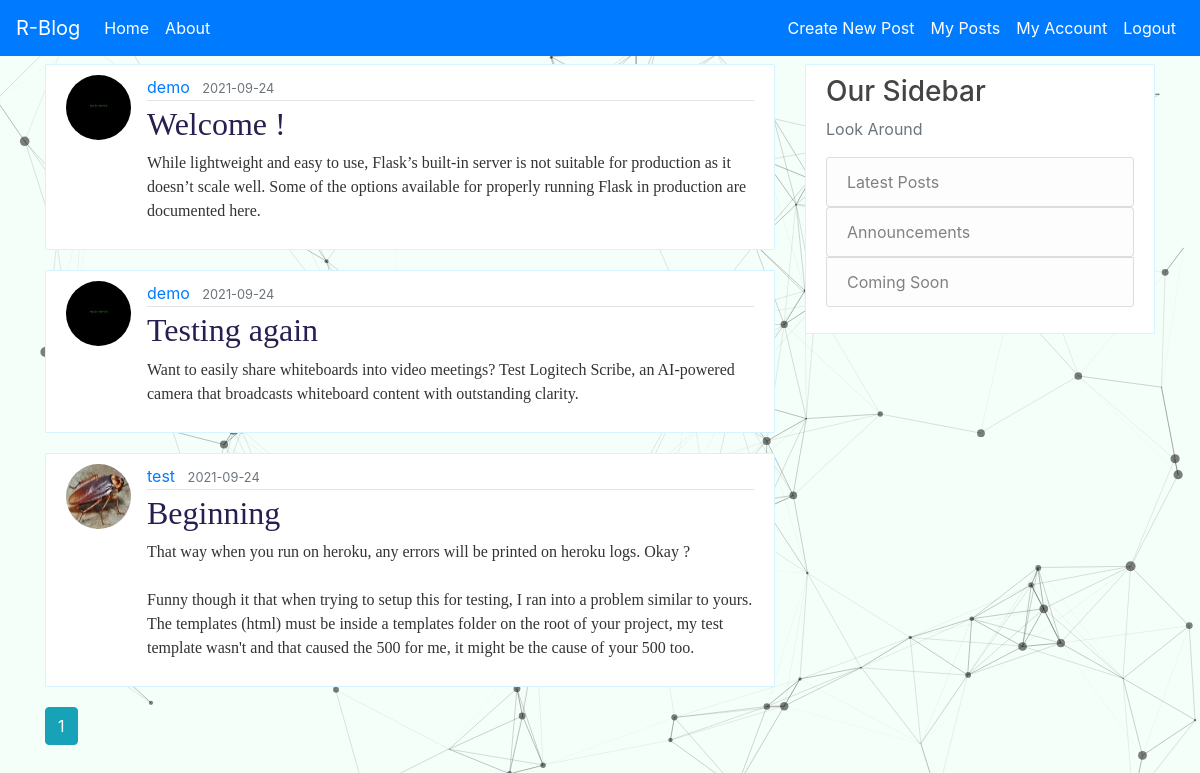
The app's page /home (signed in) with its own data.
### flaskblog/models.py (models this page shows, shortened)
class Post(db.Model):
    id = db.Column(db.Integer, primary_key=True)
    title = db.Column(db.String(100), nullable=False)
    date_posted = db.Column(db.DateTime, nullable=False, default=datetime.utcnow)
    content = db.Column(db.Text, nullable=False)
    user_id = db.Column(db.Integer, db.ForeignKey('user.id'), nullable=False)

class User(db.Model, UserMixin):
    __table_args__ = {'extend_existing': True}
    id = db.Column(db.Integer, primary_key=True)
    username = db.Column(db.String(20), unique=True, nullable=False)
    email = db.Column(db.String(120), unique=True, nullable=False)
    image_file = db.Column(db.String(20), nullable=False, default='default.jpg')
    password = db.Column(db.String(60), nullable=False)
    posts = db.relationship('Post', backref='author', lazy=True)

### flaskblog/main/routes.py (the view)
@main.route("/")
@main.route("/home")
def home():
    page = request.args.get('page', 1, type=int)
    posts = Post.query.order_by(Post.date_posted.desc()).paginate(page=page, per_page=5)
    return render_template('home.html', posts=posts)

### flaskblog/models.py (called while the page is built)
@login_manager.user_loader
def load_user(user_id):
    return User.query.get(int(user_id))

### flaskblog/templates/home.html
{% extends "layout.html" %}
{% block content %}
    {% for post in posts.items %}
           <article class="media content-section">
            <img class="rounded-circle article-img" src="{{ url_for('static', filename='profile_pics/' +post.author.image_file)}}">
            <div class="media-body">
            <div class="article-metadata">
                <a class="mr-2" href="{{ url_for('users.user_posts', username=post.author.username) }}">{{ post.author.username }}</a>
                <small class="text-muted">{{ post.date_posted.strftime('%Y-%m-%d') }}</small>
             </div>
                <h2><a class="article-title" href="{{ url_for('posts.post', post_id=post.id)}}">{{ post.title }}</a></h2>
              <p class="article-content main_body">{{ post.content }}</p>
          </div>
           </article>
    {% endfor %}
{% for page_num in posts.iter_pages(left_edge=1, right_edge=1, left_current=1, right_current=2) %}
      {% if page_num %}
        {% if posts.page == page_num %}
          <a class="btn btn-info mb-4" href="{{ url_for('main.home', page=page_num) }}">{{ page_num }}</a>
        {% else %}
          <a class="btn btn-outline-info mb-4" href="{{ url_for('main.home', page=page_num) }}">{{ page_num }}</a>
        {% endif %}
      {% else %}
        ...
      {% endif %}
    {% endfor %}
{% endblock content %}

### flaskblog/static/main.css (style rules this page uses)
body { background: #fafafa; color: #333333; margin-top: 0rem; position: relative; }
h1, h2, h3, h4, h5, h6 { color: #444444; }
.content-section { background: #ffffff; padding: 10px 20px; border: 1px solid #d6f4ff; border-radius: 1px; margin-bottom: 20px; margin-top: 8px; }
.article-title { color: #271f52; font-family: "Times", Times, serif; }
.article-content { white-space: pre-line; font-family: "Times New Roman", Times, serif; }
.article-img { height: 65px; width: 65px; margin-right: 16px; }
.article-metadata { padding-bottom: 1px; margin-bottom: 4px; border-bottom: 1px solid #e3e3e3 }

### records on screen
Post: image_file (picture), author.username "demo", date_posted "2021-09-24", title "Welcome !", content "While lightweight and easy to use, Flask’s built-in server is not suitable for production as it doesn’t scale well. Some of the options available for properly running Flask in production are documented here."
Post: image_file (picture), author.username "demo", date_posted "2021-09-24", title "Testing again", content "Want to easily share whiteboards into video meetings? Test Logitech Scribe, an AI-powered camera that broadcasts whiteboard content with outstanding clarity."
Post: image_file (picture), author.username "test", date_posted "2021-09-24", title "Beginning", content "That way when you run on heroku, any errors will be printed on heroku logs. Okay ? Funny though it that when trying to setup this for testing, I ran into a problem similar to yours. The templates (html) must be inside a templates folder on the root of your project, my test template wasn't and that caused the 500 for me, it might be the cause of your 500 too."

### other values on screen
{{ page_num }} "1"
